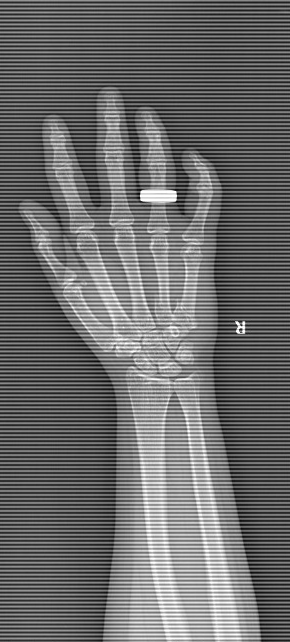
#> input picture HW4/metacarpal.png, 290 x 642 px
$ jupyter execute Q3.ipynb
#> lines starting #> are read from the running program, lines starting #| are printed output that depends on the picture; after the words box and inside, x2 and y2 are one past the last pixel; in counts of white or black regions, pixels touching at a corner belong together
[cell 1]
import numpy as np
import cv2
import matplotlib.pyplot as plt

### 1

[cell 2]
main = np.zeros((200,200),dtype='uint8')
main

[cell 3]
main[79:120,89:110]=255
plt.imshow(main)
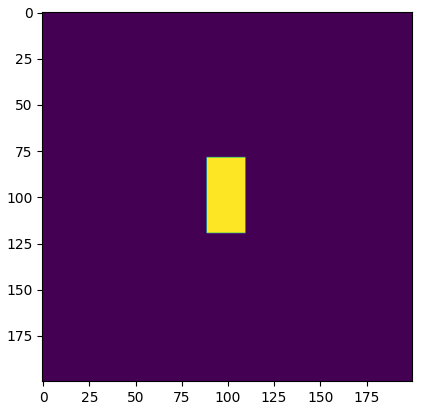
#> figure drawn by matplotlib, 1 panel

### 2

[cell 4]
rows,cols = main.shape
M = np.float32([[1,0,0],[0,1,20]])
a = cv2.warpAffine(main,M,(cols,rows))
plt.imshow(a)

[cell 5]
M = np.float32([[1,0,-40],[0,1,0]])
b = cv2.warpAffine(main,M,(cols,rows))
plt.imshow(b)
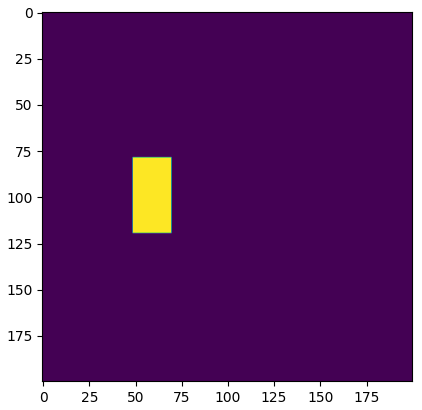
#> figure drawn by matplotlib, 1 panel

[cell 6]
M = cv2.getRotationMatrix2D(((cols-1)/2.0,(rows-1)/2.0),30,1)
c = cv2.warpAffine(main,M,(cols,rows))
plt.imshow(c)

[cell 7]
M = cv2.getRotationMatrix2D(((cols-1)/2.0,(rows-1)/2.0),90,1)
d = cv2.warpAffine(main,M,(cols,rows))
plt.imshow(d)

### 3

[cell 8]
main_f = np.fft.fft2(main)
a_f = np.fft.fft2(a)
b_f = np.fft.fft2(b)
c_f = np.fft.fft2(c)
d_f = np.fft.fft2(d)

[cell 9]
main_l = np.log(np.abs(np.fft.fftshift(main_f)))
a_l = np.log(np.abs(np.fft.fftshift(a_f)))
b_l = np.log(np.abs(np.fft.fftshift(b_f)))
c_l = np.log(np.abs(np.fft.fftshift(c_f)))
d_l = np.log(np.abs(np.fft.fftshift(d_f)))

[cell 10]
main_s = np.angle(main_f)
a_s = np.angle(np.fft.fftshift(a_f))
b_s = np.angle(np.fft.fftshift(b_f))
c_s = np.angle(np.fft.fftshift(c_f))
d_s = np.angle(np.fft.fftshift(d_f))

[cell 11]
plt.figure(figsize=(12,12))
plt.subplot(531)
plt.axis('off')
plt.imshow(main,cmap='gray')
plt.subplot(532)
plt.axis('off')
plt.imshow(main_l,cmap='gray')
plt.subplot(533)
plt.axis('off')
plt.imshow(main_s,cmap='gray')
plt.subplot(534)
plt.axis('off')
plt.imshow(a,cmap='gray')
plt.subplot(535)
plt.axis('off')
plt.imshow(a_l,cmap='gray')
plt.subplot(536)
plt.axis('off')
plt.imshow(a_s,cmap='gray')
plt.subplot(537)
plt.axis('off')
plt.imshow(b,cmap='gray')
plt.subplot(538)
plt.axis('off')
plt.imshow(b_l,cmap='gray')
plt.subplot(539)
plt.axis('off')
plt.imshow(b_s,cmap='gray')
plt.subplot(5,3,10)
plt.axis('off')
plt.imshow(c,cmap='gray')
plt.subplot(5,3,11)
plt.axis('off')
plt.imshow(c_l,cmap='gray')
plt.subplot(5,3,12)
plt.axis('off')
plt.imshow(c_s,cmap='gray')
plt.subplot(5,3,13)
plt.axis('off')
plt.imshow(d,cmap='gray')
plt.subplot(5,3,14)
plt.axis('off')
plt.imshow(d_l,cmap='gray')
plt.subplot(5,3,15)
plt.axis('off')
plt.imshow(d_s,cmap='gray')
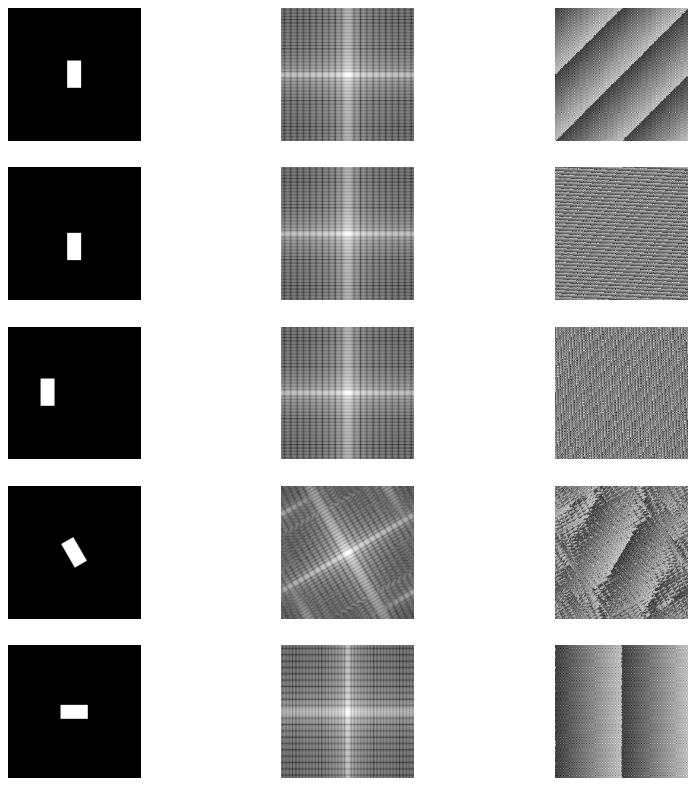
#> figure drawn by matplotlib, 15 panels

### 4

[cell 12]
(X,Y) = np.where(main_s == 0)

[cell 13]
plt.plot(X,Y)
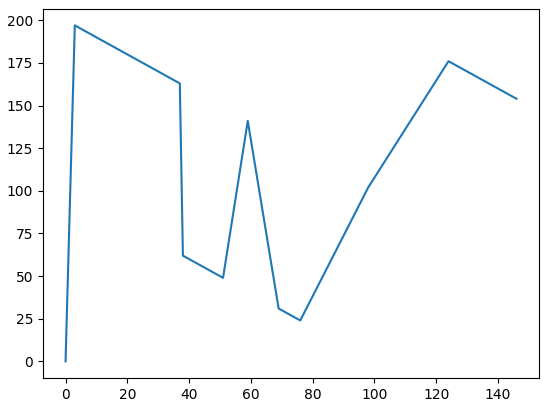
#> figure drawn by matplotlib, 1 panel; curve peaks at x = 3, y = 197

### 5

[cell 14]
metacarpal = plt.imread('metacarpal.png','gray')
#> metacarpal is the input picture: shape (642, 290) float32; min 0.0196, max 1, mean 0.425

[cell 15]
plt.imshow(metacarpal,cmap='gray')

[cell 16]
fourier = np.fft.fft2(metacarpal)
magnitude = 20*np.log(np.abs(np.fft.fftshift(fourier)))
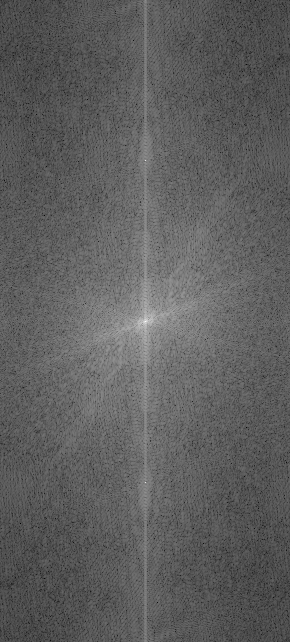
#> magnitude: shape (642, 290) float64; min -88.67, max 225.6, mean 28.1; drawn with min black and max white
phase = np.angle(np.fft.fftshift(fourier))
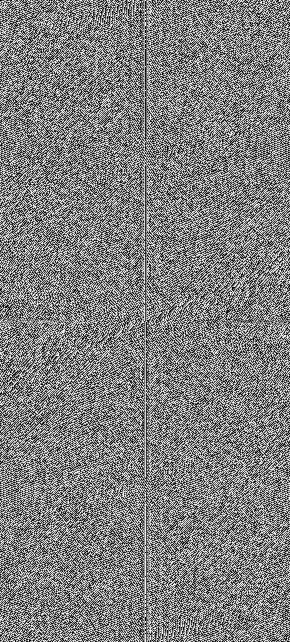
#> phase: shape (642, 290) float64; min -3.14, max 3.14, mean 1.69e-05; drawn with min black and max white

### 5, 7

[cell 17]
def reject_filter(shape, min=0, max=0):
    P, Q = shape
    H = np.zeros((P, Q))

    for u in range(0, P):
        for v in range(0, Q):
            D_uv = np.sqrt((u - P / 2) ** 2 + (v - Q / 2) ** 2)

            if D_uv <= max and D_uv >= min:
                H[u, v] = 0.0
            else:
                H[u, v] = 1.0

    return H

[cell 18]
img_shape = metacarpal.shape
#> img_shape = (642, 290)

H1 = reject_filter(img_shape,0.5,2)
#> after the loop in reject_filter, `for u in range(0, P):`:
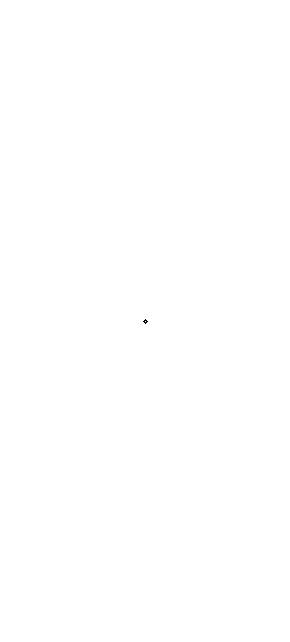
#> H: shape (642, 290) float64; values 0 (black) and 1 (white), 100% white; black in thin lines or dots, all inside (x1, y1, x2, y2) = (143, 319, 148, 324)

fshift = np.fft.fftshift(fourier)

NotchFilter = H1
NotchRejectCenter = fshift * NotchFilter
NotchReject = np.fft.ifftshift(NotchRejectCenter)
inverse_NotchReject = np.fft.ifft2(NotchReject)  # Compute the inverse DFT of the result

### 8

[cell 19]
Result = np.abs(inverse_NotchReject)
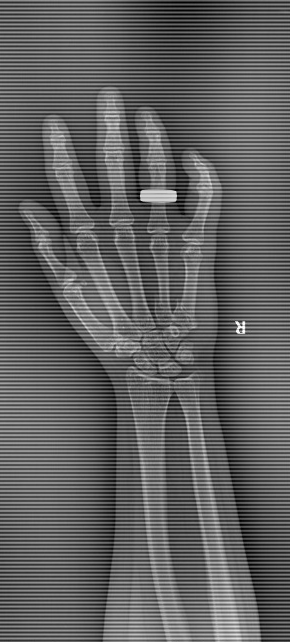
#> Result: shape (642, 290) float64; min 0.000261, max 1.1, mean 0.425; drawn with min black and max white

[cell 20]
plt.figure(figsize=(12,12))
plt.subplot(1,3,1)
plt.imshow(metacarpal,cmap='gray')
plt.subplot(1,3,2)
plt.imshow(Result,cmap='gray')
plt.subplot(1,3,3)
plt.imshow(magnitude * NotchFilter,cmap='gray')
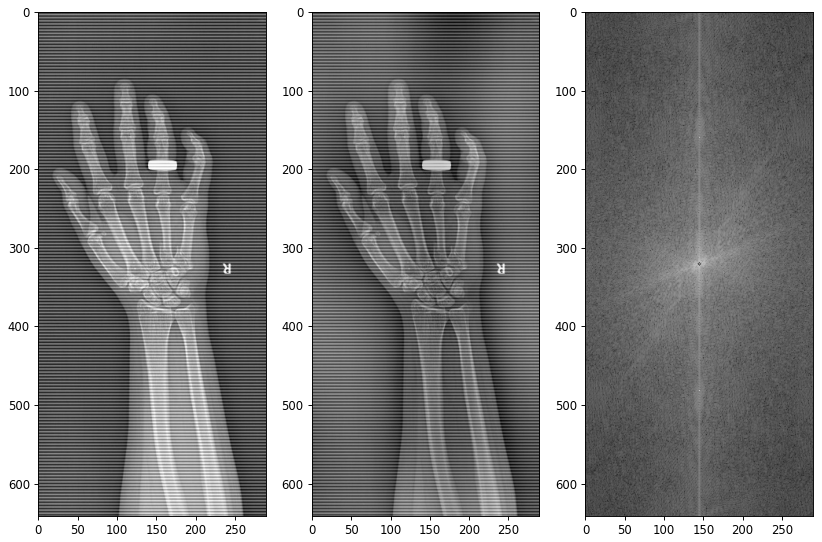
#> figure drawn by matplotlib, 3 panels

$ run again, with HW4/shoulder.jpg saved as HW4/metacarpal.png
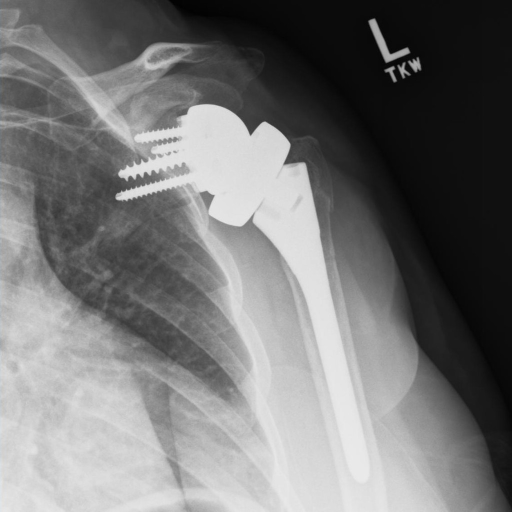
#> input picture HW4/shoulder.jpg, 1024 x 1024 px (shown at 1/2 size)
#> metacarpal is the input picture: shape (1024, 1024, 3) float32; mean R, G, B 0.461, 0.461, 0.461
#> `magnitude = 20*np.log(np.abs(np.fft.fftshift(fourier)))`:
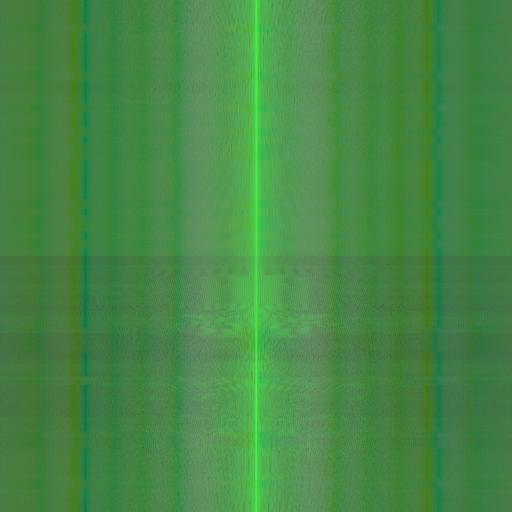
#> magnitude: shape (1024, 1024, 3) float64 (shown at 1/2 size); mean of channels 0, 1, 2 -67.1, 12.6, -67.1; drawn with min black and max white
#> `phase = np.angle(np.fft.fftshift(fourier))`:
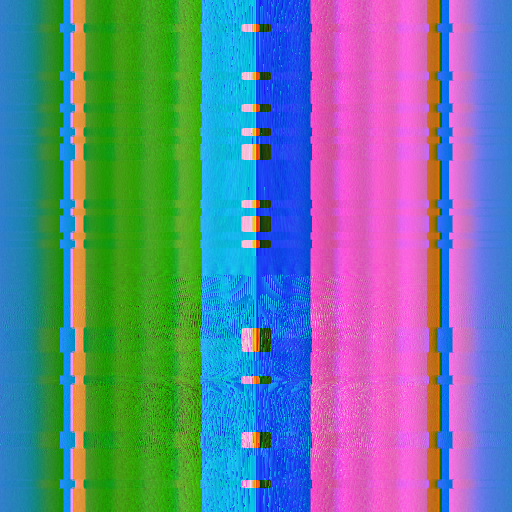
#> phase: shape (1024, 1024, 3) float64 (shown at 1/2 size); mean of channels 0, 1, 2 -0.588, 5.99e-06, 0.588; drawn with min black and max white
